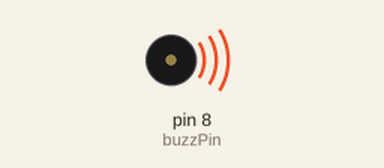
Recording of a sketch running on a simulated Arduino Uno, built with avr-gcc and run on an emulated ATmega328P. On the bench: buzzer (waves = sounding).

Above: at 0.1 s.
Timing chart, 0 to 40.0 s (numbered marks = the images above):
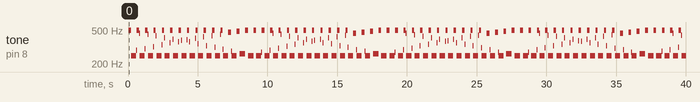

Measured:
- by itself, tone on pin 8 (buzzPin): plays 496 Hz for 0.20 s, 249 Hz for 0.36 s, 288 Hz for 0.04 s, 496 Hz for 0.16 s, 457 Hz for 0.04 s, 249 Hz for 0.36 s … (231 notes in this stretch)

The sketch:

buzzerToneChange.ino
```cpp
int buzzPin = 8;
int dt1 = 1;
int dt2 = 2;
int j;

void setup() {
  // put your setup code here, to run once:
  Serial.begin(9600);
  pinMode(buzzPin,OUTPUT);
}

void loop() {
  // put your main code here, to run repeatedly:
  for (j=1;j<100;j = j+1){
    digitalWrite(buzzPin,HIGH);
    delay(dt1);
    digitalWrite(buzzPin, LOW);
    delay(dt1);
  }

  for (j=1;j<100;j = j+1){
    digitalWrite(buzzPin,HIGH);
    delay(dt2);
    digitalWrite(buzzPin, LOW);
    delay(dt2);
  }
}
```
